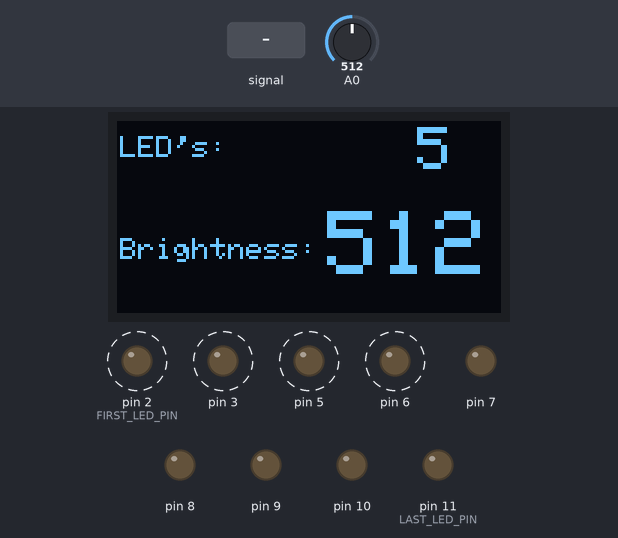
Bench run of a sketch on a simulated Arduino Uno, built with avr-gcc and run on an emulated ATmega328P. On the bench: 128×64 one-colour display, output pins drawn as LEDs (lit = HIGH). Dashed ring = blinking. The test bench sets the inputs (shaded band); at power-on: A0 = 512. The display library's start-up logo is not drawn; pins used as bus, display or sensor lines are not drawn.

Above: at 1.2 s.
1.3 s: A0 fed a 200 Hz sine of ±81 counts around its level
At 1.67 s:
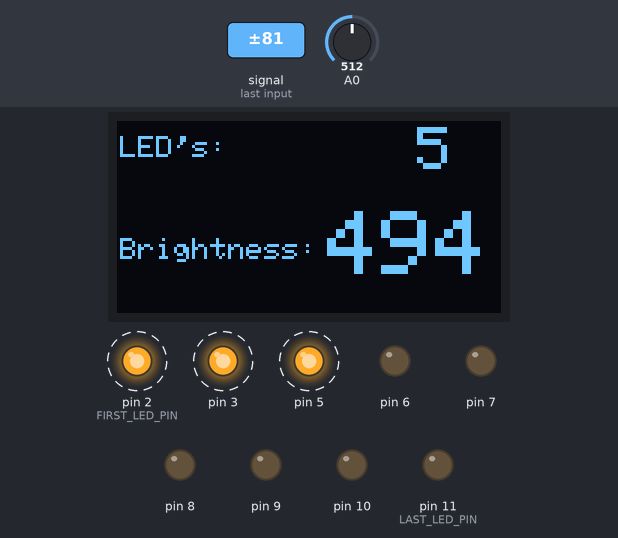
4.1 s: A0 set to 716
At 4.52 s:
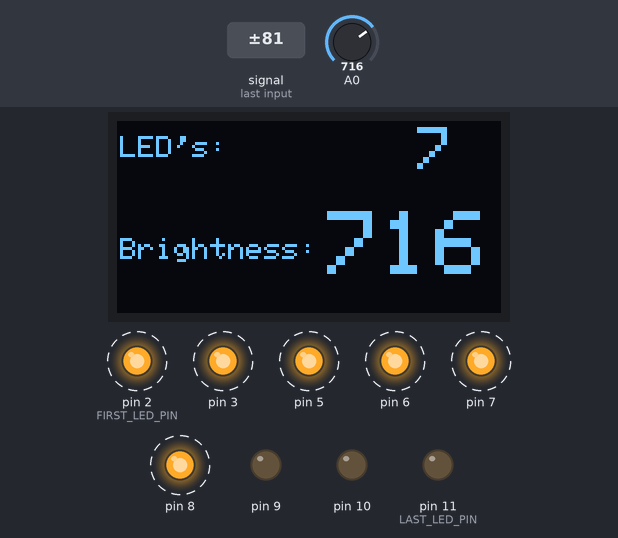
6.2 s: A0 fed a 1000 Hz sine of ±255 counts around its level
At 6.58 s:
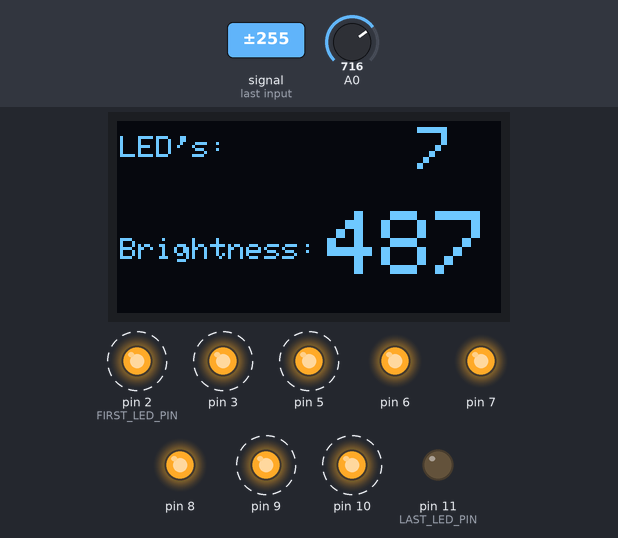
8.6 s: A0 fed a 2 Hz sine of ±306 counts around its level
At 9.17 s:
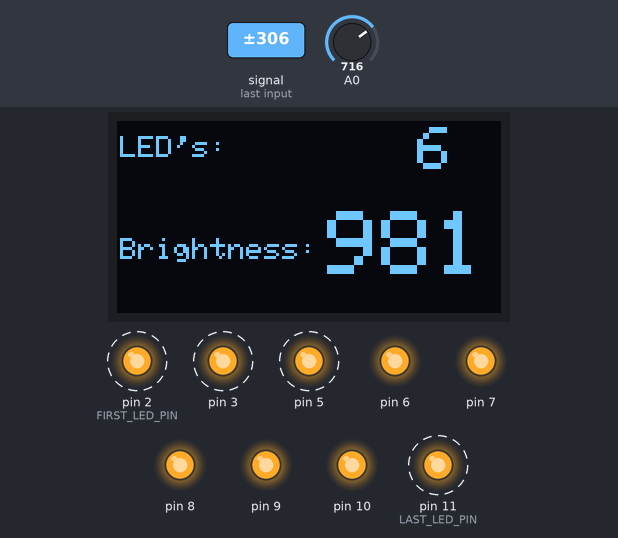
11.6 s: A0 set to 306
At 12.02 s:
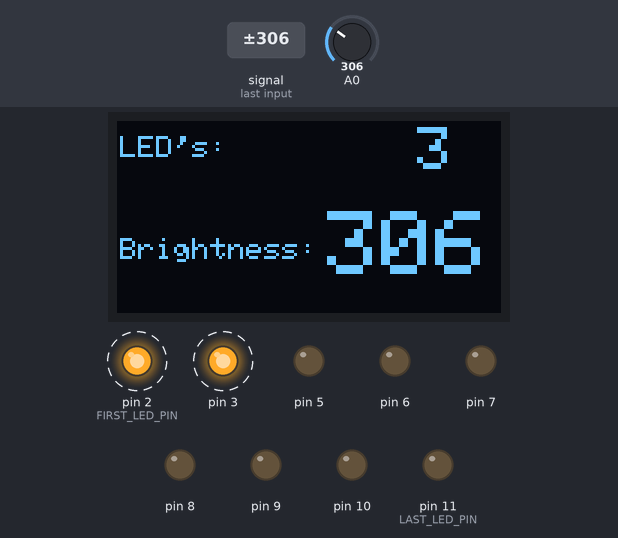
14.1 s: A0 fed a 50 Hz sine of ±306 counts around its level
At 15.76 s:
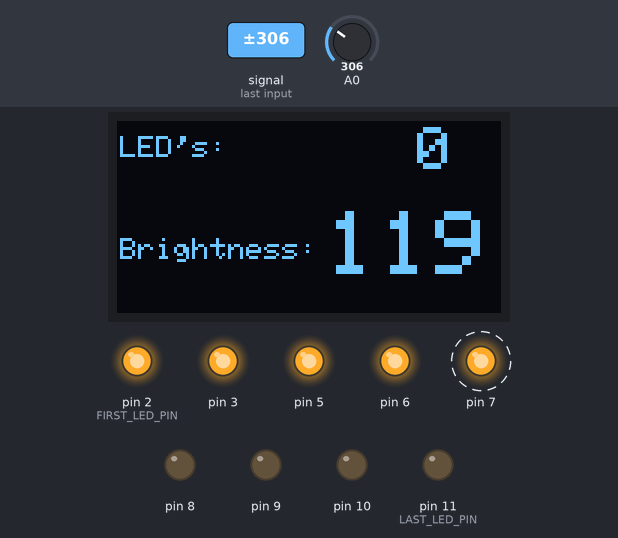
Timing chart, 0 to 18.1 s (numbered marks = the images above; inputs shaded):
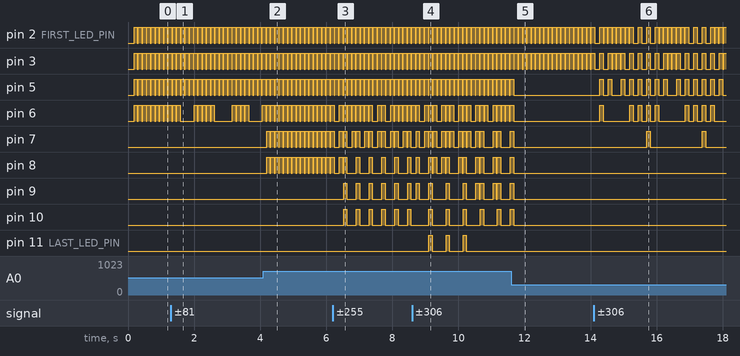

The sketch:

_7.ino
```cpp
#include <Adafruit_GFX.h>
#include <SPI.h>
#include <Wire.h>
#include <Adafruit_SSD1306.h>

#define OLED_RESET 4
Adafruit_SSD1306 display(OLED_RESET);

// светодиодная шкала подключена к группе пинов расположенных
// подряд. Даём понятные имена первому и последнему пинам
#define FIRST_LED_PIN  2
#define LAST_LED_PIN   11

volatile int brightness = 0;

void adc_init(void)
{
// &= ~ обнуление бита
// |= присвоение биту 1
ADCSRA &= ~ _BV(ADEN); // отключаем ацп
DIDR0  |=   _BV(ADC0D); // выбираем вход а0
ADMUX  &= ~ (_BV(MUX3))|(_BV(MUX2))|(_BV(MUX1))|(_BV(MUX0));
ADMUX  |=   _BV(REFS0);
ADCSRA |=   (_BV(ADPS2))|(_BV(ADPS1))|(_BV(ADPS0)); //делитель частоты 128
ADCSRA |=   (_BV(ADEN))|(_BV(ADSC))|(_BV(ADIE));  // включаем ацп / запускаем одиночное преобразование / разрешаем прерывание после завершения преобразования
}

ISR(ADC_vect)
{
 brightness = ADC; // отсылаем данные
 ADCSRA |= _BV(ADSC); //запускаем новое одиночное преобразование
 }

void setup()
{
  // в шкале 10 светодиодов.
 Serial.begin(115200);
 display.begin(SSD1306_SWITCHCAPVCC, 0x3C);
 display.display();
 for (int pin = FIRST_LED_PIN; pin <= LAST_LED_PIN; ++pin)
   pinMode(pin, OUTPUT);
 adc_init();
 sei();
}

void loop()
{
int result = ((brightness) / 100);

for (int pin = FIRST_LED_PIN; pin <= result+1; ++pin)
   digitalWrite(pin, HIGH);
delay(100);
for (int pin = FIRST_LED_PIN; pin <= result+1; ++pin)
   digitalWrite(pin, LOW);

display.clearDisplay();
display.setTextColor(WHITE);
display.setTextSize(1);
display.setCursor(1,5);
display.println("LED's: ");
display.setTextSize(2);
display.setCursor(100,2);
display.println(result);
display.setTextSize(1);
display.setCursor(1,39);
display.println("Brightness: ");
display.setTextSize(3);
display.setCursor(70,30);
display.println(brightness);
display.display();
}
```

Measured:
- after the input at 1.3 s, the display: first changes after 0.05 s (image 1 shows a later state)
- after the input at 4.1 s, pin 7, pin 8: alternates HIGH for 0.10 s and LOW for 0.03 s, starting after 0.10 s
- after the input at 6.2 s, pin 9, pin 10: alternates HIGH for 0.10 s and LOW for 0.29 s, starting after 0.32 s; the display: first changes after 0.06 s (image 3 shows a later state)
- after the input at 8.6 s, pin 11 (LAST_LED_PIN): alternates HIGH for 0.10 s and LOW for 0.42 s, 6 changes in all, then stays LOW, starting after 0.51 s
- after the input at 11.6 s, pin 5–10: goes on until 11.7 s, then stays LOW; pin 11 (LAST_LED_PIN): stops changing and stays LOW
- after the input at 14.1 s, pin 5: LOW → HIGH after 0.18 s, then repeats every 1.7 s: LOW 0.16 s, HIGH 0.10 s, LOW 0.29 s, 4 × (HIGH 0.10 s, LOW 0.16 s), HIGH 0.10 s; pin 6: LOW → HIGH after 0.18 s, then repeats every 1.7 s: LOW 0.80 s, 3 × (HIGH 0.10 s, LOW 0.16 s), HIGH 0.10 s
- by itself, pin 2 (FIRST_LED_PIN): repeats every 1.7 s: 7 × (HIGH 0.10 s, LOW 0.03 s), 3 × (HIGH 0.10 s, LOW 0.16 s)
- by itself, pin 3: repeats every 1.7 s: HIGH 0.10 s, LOW 0.16 s, 3 × (HIGH 0.10 s, LOW 0.03 s), 4 × (HIGH 0.10 s, LOW 0.16 s)
